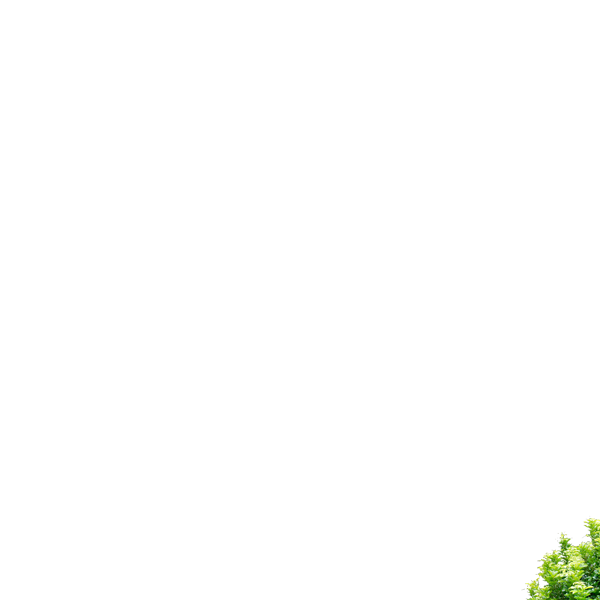
%> input picture Automatic Pruning System/Shrub Growth Analysis/img/time_stamp1.png, 600 x 600 px
$ octave shrub_growth_analysis.m   (GNU Octave 9; MATLAB toolbox functions it lacks are replaced by stand-ins)
%> lines starting %> are read from the running program, lines starting %| are printed output that depends on the picture; in (x1, y1, x2, y2) boxes, pixels count from 0 and x2, y2 are one past the last pixel; in counts of white or black regions, pixels touching at a corner belong together; the program's own positions count from 1
% Load the images
img1 = imread('img/time_stamp1.png');
%> img1 is the input picture: size 600x600x3 uint8; mean R, G, B 253.7, 254.1, 253.1
img2 = imread('img/time_stamp2.png');
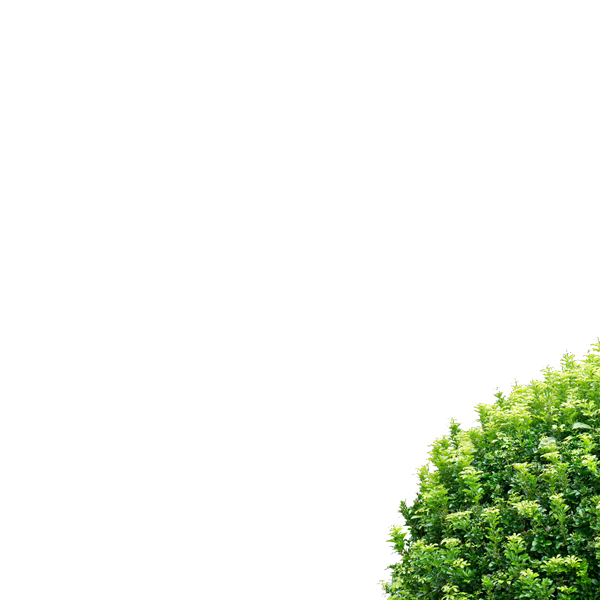
%> input picture Automatic Pruning System/Shrub Growth Analysis/img/time_stamp2.png, 600 x 600 px
%> img2 is the input picture: size 600x600x3 uint8; mean R, G, B 237.4, 241.8, 233
img3 = imread('img/time_stamp3.png');
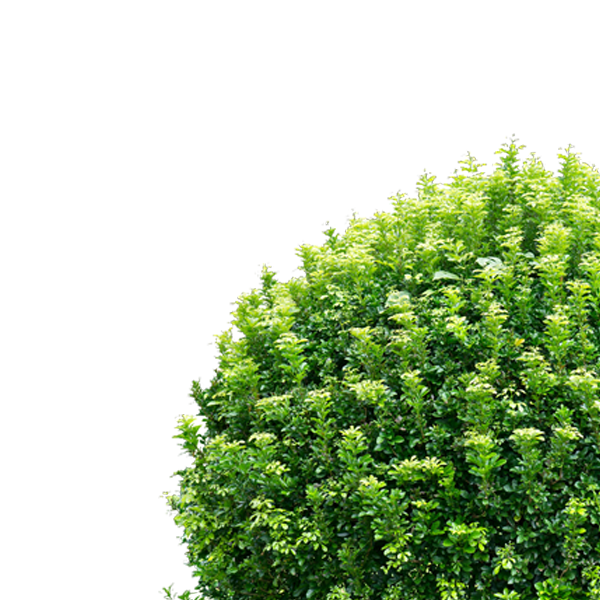
%> input picture Automatic Pruning System/Shrub Growth Analysis/img/time_stamp3.png, 600 x 600 px
%> img3 is the input picture: size 600x600x3 uint8; mean R, G, B 181.1, 198.7, 165.3
img4 = imread('img/time_stamp4.png');
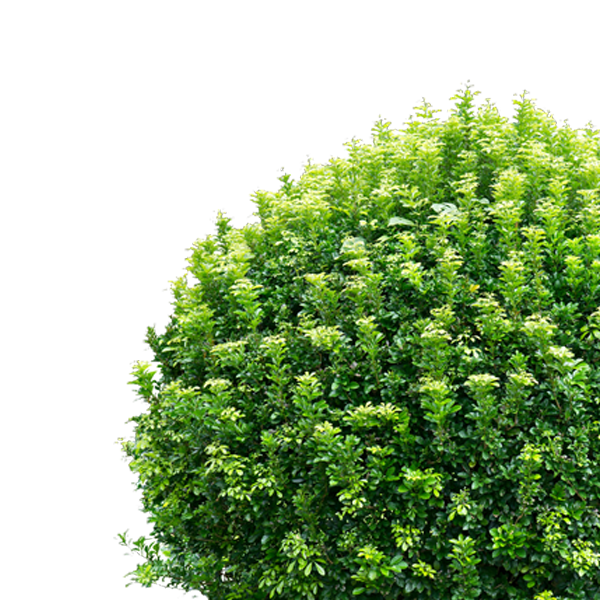
%> input picture Automatic Pruning System/Shrub Growth Analysis/img/time_stamp4.png, 600 x 600 px
%> img4 is the input picture: size 600x600x3 uint8; mean R, G, B 158.7, 181.1, 139.8
img5 = imread('img/time_stamp5.png');
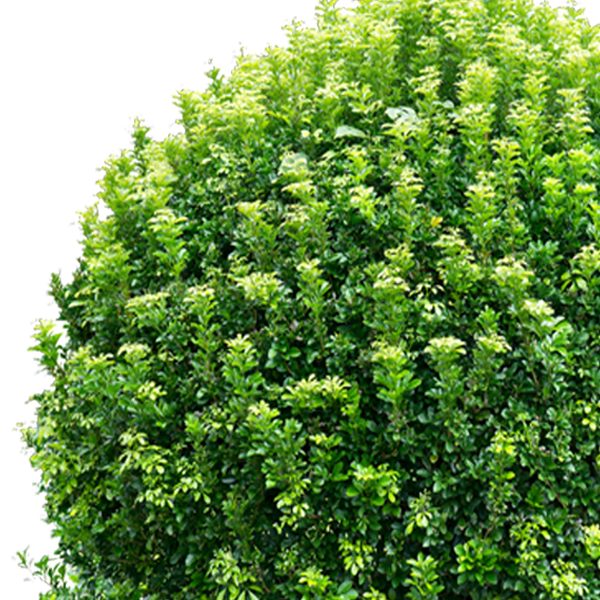
%> input picture Automatic Pruning System/Shrub Growth Analysis/img/time_stamp5.png, 600 x 600 px
%> img5 is the input picture: size 600x600x3 uint8; mean R, G, B 111.3, 145.5, 82

% Convert images to grayscale
gray_img1 = rgb2gray(img1);
gray_img2 = rgb2gray(img2);
gray_img3 = rgb2gray(img3);
gray_img4 = rgb2gray(img4);
gray_img5 = rgb2gray(img5);

% Use Canny edge detection to highlight edges of the shrub
edge_img1 = edge(gray_img1, 'Canny');
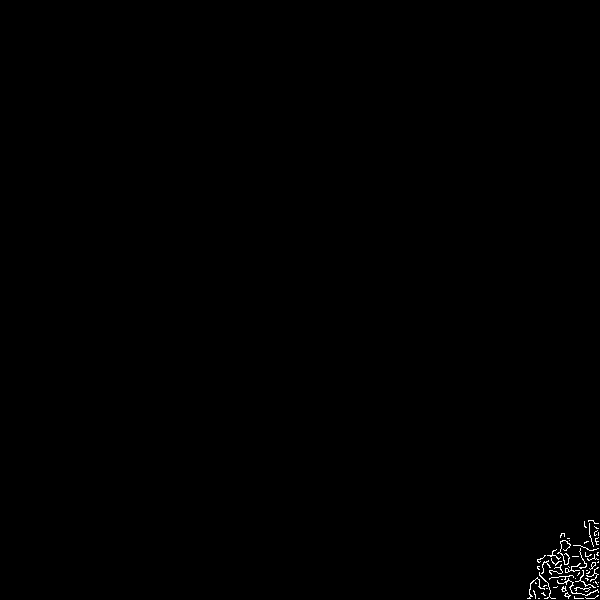
%> edge_img1: size 600x600 logical; 0.26% white in thin lines or dots, all inside (x1, y1, x2, y2) = (527, 520, 599, 599)
edge_img2 = edge(gray_img2, 'Canny');
%> edge_img2: size 600x600 logical; 2.7% white in thin lines or dots, all inside (x1, y1, x2, y2) = (377, 341, 599, 599)
edge_img3 = edge(gray_img3, 'Canny');
%> edge_img3: size 600x600 logical; 10.4% white in thin lines or dots, all inside (x1, y1, x2, y2) = (159, 138, 599, 599)
edge_img4 = edge(gray_img4, 'Canny');
%> edge_img4: size 600x600 logical; 13% white in thin lines or dots, all inside (x1, y1, x2, y2) = (114, 84, 599, 599)
edge_img5 = edge(gray_img5, 'Canny');
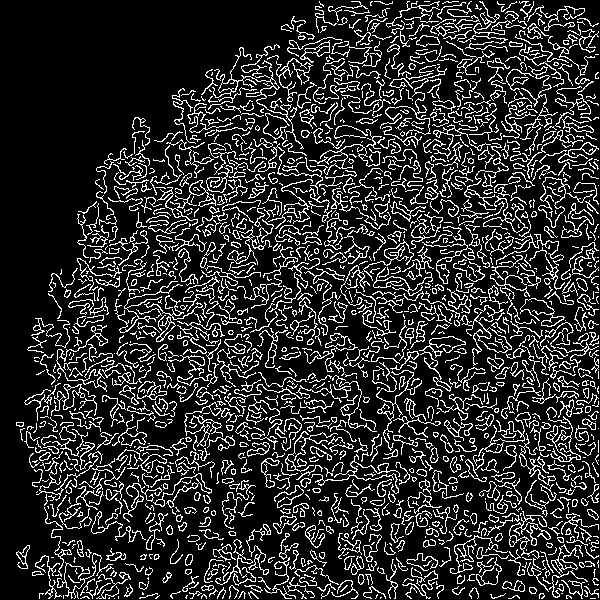
%> edge_img5: size 600x600 logical; 17.3% white in thin lines or dots

% Calculate area occupied by shrub in each edge-detected image
area_img1 = sum(edge_img1(:));
%> area_img1 = 926
area_img2 = sum(edge_img2(:));
%> area_img2 = 9767
area_img3 = sum(edge_img3(:));
%> area_img3 = 37588
area_img4 = sum(edge_img4(:));
%> area_img4 = 46687
area_img5 = sum(edge_img5(:));
%> area_img5 = 62184

% Plot the estimated growth of the shrub over time
areas = [area_img1, area_img2, area_img3, area_img4, area_img5];
%> areas = [926 9767 37588 46687 62184]
time = 1:numel(areas);
%> time = [1 2 3 4 5]

% Display original and edge-detected images
figure;
subplot(2, 5, 1);
imshow(img1);
title('Original Image 1');

subplot(2, 5, 6);
imshow(edge_img1);
title('Edge-Detected Image 1');

subplot(2, 5, 2);
imshow(img2);
title('Original Image 2');

subplot(2, 5, 7);
imshow(edge_img2);
title('Edge-Detected Image 2');

subplot(2, 5, 3);
imshow(img3);
title('Original Image 3');

subplot(2, 5, 8);
imshow(edge_img3);
title('Edge-Detected Image 3');

subplot(2, 5, 4);
imshow(img4);
title('Original Image 4');

subplot(2, 5, 9);
imshow(edge_img4);
title('Edge-Detected Image 4');

subplot(2, 5, 5);
imshow(img5);
title('Original Image 5');

subplot(2, 5, 10);
imshow(edge_img5);
title('Edge-Detected Image 5');

% Display the edge-detected images
figure;
subplot(2, 5, 1);
imshow(edge_img1);
title('Edge-Detected Image 1');

subplot(2, 5, 2);
imshow(edge_img2);
title('Edge-Detected Image 2');

subplot(2, 5, 3);
imshow(edge_img3);
title('Edge-Detected Image 3');

subplot(2, 5, 4);
imshow(edge_img4);
title('Edge-Detected Image 4');

subplot(2, 5, 5);
imshow(edge_img5);
title('Edge-Detected Image 5');

% Plot the estimated area of the shrub
subplot(2, 1, 2);
plot(time, areas, 'bo-', 'LineWidth', 2);
xlabel('Time');
ylabel('Shrub Area');
title('Shrub Growth Over Time');
grid on;
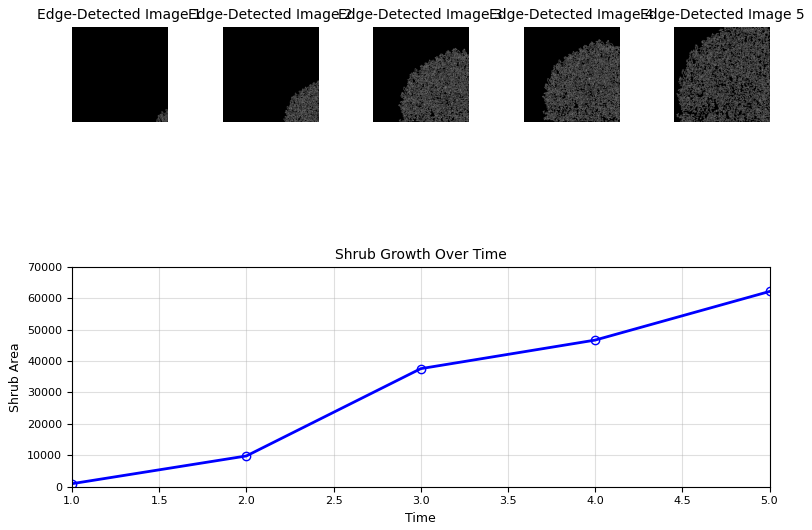
%> figure redrawn from the program's plot data, 6 panels
